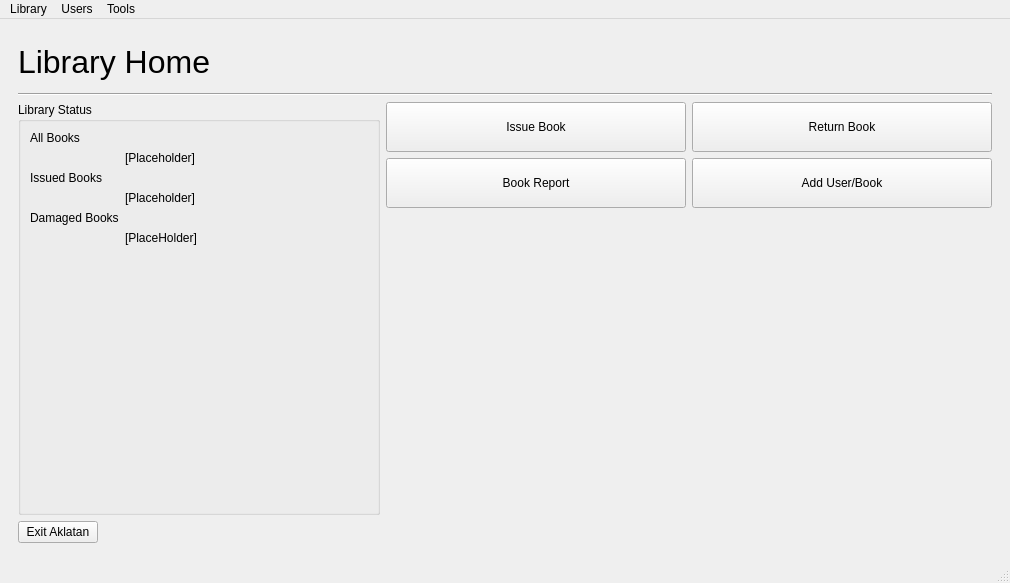
<?xml version="1.0" encoding="UTF-8"?>
<ui version="4.0">
 <class>MainLibraryWindow</class>
 <widget class="QMainWindow" name="MainLibraryWindow">
  <property name="geometry">
   <rect>
    <x>0</x>
    <y>0</y>
    <width>1010</width>
    <height>583</height>
   </rect>
  </property>
  <property name="windowTitle">
   <string>MainWindow</string>
  </property>
  <widget class="QWidget" name="centralwidget">
   <layout class="QGridLayout" name="gridLayout">
    <item row="0" column="0">
     <widget class="QStackedWidget" name="stackedWidget">
      <property name="currentIndex">
       <number>0</number>
      </property>
      <widget class="QWidget" name="page">
       <layout class="QVBoxLayout" name="verticalLayout_2">
        <item>
         <widget class="QLabel" name="label">
          <property name="sizePolicy">
           <sizepolicy hsizetype="Minimum" vsizetype="Minimum">
            <horstretch>0</horstretch>
            <verstretch>0</verstretch>
           </sizepolicy>
          </property>
          <property name="minimumSize">
           <size>
            <width>100</width>
            <height>50</height>
           </size>
          </property>
          <property name="baseSize">
           <size>
            <width>0</width>
            <height>40</height>
           </size>
          </property>
          <property name="font">
           <font>
            <pointsize>24</pointsize>
           </font>
          </property>
          <property name="text">
           <string>Library Home</string>
          </property>
          <property name="alignment">
           <set>Qt::AlignLeading|Qt::AlignLeft|Qt::AlignVCenter</set>
          </property>
         </widget>
        </item>
        <item>
         <widget class="Line" name="line">
          <property name="sizePolicy">
           <sizepolicy hsizetype="MinimumExpanding" vsizetype="Fixed">
            <horstretch>0</horstretch>
            <verstretch>0</verstretch>
           </sizepolicy>
          </property>
          <property name="orientation">
           <enum>Qt::Horizontal</enum>
          </property>
         </widget>
        </item>
        <item>
         <layout class="QGridLayout" name="gridLayout_6">
          <item row="0" column="0" rowspan="3">
           <layout class="QGridLayout" name="gridLayout_11">
            <item row="0" column="0">
             <widget class="QGroupBox" name="groupBox">
              <property name="title">
               <string>Library Status</string>
              </property>
              <layout class="QFormLayout" name="formLayout">
               <item row="0" column="0">
                <widget class="QLabel" name="label_24">
                 <property name="text">
                  <string>All Books</string>
                 </property>
                </widget>
               </item>
               <item row="1" column="1">
                <widget class="QLabel" name="labelAll">
                 <property name="text">
                  <string>[Placeholder]</string>
                 </property>
                </widget>
               </item>
               <item row="2" column="0">
                <widget class="QLabel" name="label_26">
                 <property name="text">
                  <string>Issued Books</string>
                 </property>
                </widget>
               </item>
               <item row="4" column="0">
                <widget class="QLabel" name="label_28">
                 <property name="text">
                  <string>Damaged Books</string>
                 </property>
                </widget>
               </item>
               <item row="3" column="1">
                <widget class="QLabel" name="labelIssued">
                 <property name="text">
                  <string>[Placeholder]</string>
                 </property>
                </widget>
               </item>
               <item row="5" column="1">
                <widget class="QLabel" name="labelDamaged">
                 <property name="text">
                  <string>[PlaceHolder]</string>
                 </property>
                </widget>
               </item>
              </layout>
             </widget>
            </item>
           </layout>
          </item>
          <item row="0" column="1">
           <widget class="QPushButton" name="homeIssueButton">
            <property name="sizePolicy">
             <sizepolicy hsizetype="MinimumExpanding" vsizetype="MinimumExpanding">
              <horstretch>0</horstretch>
              <verstretch>0</verstretch>
             </sizepolicy>
            </property>
            <property name="minimumSize">
             <size>
              <width>250</width>
              <height>50</height>
             </size>
            </property>
            <property name="maximumSize">
             <size>
              <width>300</width>
              <height>50</height>
             </size>
            </property>
            <property name="baseSize">
             <size>
              <width>0</width>
              <height>0</height>
             </size>
            </property>
            <property name="focusPolicy">
             <enum>Qt::ClickFocus</enum>
            </property>
            <property name="styleSheet">
             <string notr="true">QPushButton{
	padding: 10px;
}</string>
            </property>
            <property name="text">
             <string>Issue Book</string>
            </property>
           </widget>
          </item>
          <item row="0" column="2">
           <widget class="QPushButton" name="homeReturnButton">
            <property name="sizePolicy">
             <sizepolicy hsizetype="MinimumExpanding" vsizetype="MinimumExpanding">
              <horstretch>0</horstretch>
              <verstretch>0</verstretch>
             </sizepolicy>
            </property>
            <property name="minimumSize">
             <size>
              <width>250</width>
              <height>50</height>
             </size>
            </property>
            <property name="maximumSize">
             <size>
              <width>300</width>
              <height>50</height>
             </size>
            </property>
            <property name="focusPolicy">
             <enum>Qt::ClickFocus</enum>
            </property>
            <property name="styleSheet">
             <string notr="true">QPushButton{
	padding: 10px;
}</string>
            </property>
            <property name="text">
             <string>Return Book</string>
            </property>
           </widget>
          </item>
          <item row="1" column="2">
           <widget class="QPushButton" name="homeAdd">
            <property name="sizePolicy">
             <sizepolicy hsizetype="MinimumExpanding" vsizetype="MinimumExpanding">
              <horstretch>0</horstretch>
              <verstretch>0</verstretch>
             </sizepolicy>
            </property>
            <property name="minimumSize">
             <size>
              <width>250</width>
              <height>50</height>
             </size>
            </property>
            <property name="maximumSize">
             <size>
              <width>300</width>
              <height>50</height>
             </size>
            </property>
            <property name="focusPolicy">
             <enum>Qt::ClickFocus</enum>
            </property>
            <property name="text">
             <string>Add User/Book</string>
            </property>
           </widget>
          </item>
          <item row="1" column="1">
           <widget class="QPushButton" name="homeReportButton">
            <property name="sizePolicy">
             <sizepolicy hsizetype="MinimumExpanding" vsizetype="MinimumExpanding">
              <horstretch>0</horstretch>
              <verstretch>0</verstretch>
             </sizepolicy>
            </property>
            <property name="minimumSize">
             <size>
              <width>250</width>
              <height>50</height>
             </size>
            </property>
            <property name="maximumSize">
             <size>
              <width>300</width>
              <height>50</height>
             </size>
            </property>
            <property name="focusPolicy">
             <enum>Qt::ClickFocus</enum>
            </property>
            <property name="styleSheet">
             <string notr="true">QPushButton{
	padding: 10px;
}</string>
            </property>
            <property name="text">
             <string>Book Report</string>
            </property>
           </widget>
          </item>
         </layout>
        </item>
        <item>
         <layout class="QGridLayout" name="gridLayout_5">
          <item row="0" column="1">
           <spacer name="horizontalSpacer_2">
            <property name="orientation">
             <enum>Qt::Horizontal</enum>
            </property>
            <property name="sizeHint" stdset="0">
             <size>
              <width>40</width>
              <height>20</height>
             </size>
            </property>
           </spacer>
          </item>
          <item row="0" column="0">
           <widget class="QPushButton" name="pushButton">
            <property name="focusPolicy">
             <enum>Qt::ClickFocus</enum>
            </property>
            <property name="text">
             <string>Exit Aklatan</string>
            </property>
           </widget>
          </item>
         </layout>
        </item>
       </layout>
      </widget>
      <widget class="QWidget" name="page_2">
       <layout class="QGridLayout" name="gridLayout_8">
        <item row="3" column="0">
         <layout class="QGridLayout" name="gridLayout_4">
          <item row="0" column="0">
           <widget class="QPushButton" name="issueHomeButton">
            <property name="text">
             <string>Home</string>
            </property>
           </widget>
          </item>
          <item row="0" column="3">
           <widget class="QPushButton" name="issueButton">
            <property name="text">
             <string>Issue</string>
            </property>
           </widget>
          </item>
          <item row="0" column="2">
           <widget class="QPushButton" name="refreshButton">
            <property name="text">
             <string>Clear</string>
            </property>
           </widget>
          </item>
          <item row="0" column="1">
           <spacer name="horizontalSpacer_3">
            <property name="orientation">
             <enum>Qt::Horizontal</enum>
            </property>
            <property name="sizeHint" stdset="0">
             <size>
              <width>40</width>
              <height>20</height>
             </size>
            </property>
           </spacer>
          </item>
         </layout>
        </item>
        <item row="0" column="0">
         <widget class="QLabel" name="label_2">
          <property name="sizePolicy">
           <sizepolicy hsizetype="Minimum" vsizetype="Minimum">
            <horstretch>0</horstretch>
            <verstretch>0</verstretch>
           </sizepolicy>
          </property>
          <property name="minimumSize">
           <size>
            <width>100</width>
            <height>50</height>
           </size>
          </property>
          <property name="baseSize">
           <size>
            <width>0</width>
            <height>40</height>
           </size>
          </property>
          <property name="font">
           <font>
            <pointsize>24</pointsize>
           </font>
          </property>
          <property name="text">
           <string>Issue Book</string>
          </property>
          <property name="alignment">
           <set>Qt::AlignLeading|Qt::AlignLeft|Qt::AlignVCenter</set>
          </property>
         </widget>
        </item>
        <item row="1" column="0">
         <widget class="Line" name="line_2">
          <property name="sizePolicy">
           <sizepolicy hsizetype="MinimumExpanding" vsizetype="Fixed">
            <horstretch>0</horstretch>
            <verstretch>0</verstretch>
           </sizepolicy>
          </property>
          <property name="orientation">
           <enum>Qt::Horizontal</enum>
          </property>
         </widget>
        </item>
        <item row="2" column="0">
         <layout class="QGridLayout" name="gridLayout_3">
          <item row="5" column="2">
           <widget class="QLineEdit" name="lineEdition">
            <property name="enabled">
             <bool>false</bool>
            </property>
           </widget>
          </item>
          <item row="6" column="2">
           <widget class="QLineEdit" name="linePubYear">
            <property name="enabled">
             <bool>false</bool>
            </property>
           </widget>
          </item>
          <item row="5" column="3">
           <widget class="QLabel" name="label_5">
            <property name="text">
             <string>Date Due: </string>
            </property>
           </widget>
          </item>
          <item row="2" column="3">
           <widget class="QLabel" name="labelUserType">
            <property name="text">
             <string>Borrower Type:</string>
            </property>
           </widget>
          </item>
          <item row="0" column="2">
           <widget class="QLineEdit" name="lineBookID"/>
          </item>
          <item row="2" column="2">
           <widget class="QLineEdit" name="lineCategory">
            <property name="enabled">
             <bool>false</bool>
            </property>
           </widget>
          </item>
          <item row="7" column="0">
           <widget class="QLabel" name="label_8">
            <property name="text">
             <string/>
            </property>
           </widget>
          </item>
          <item row="2" column="0">
           <widget class="QLabel" name="labelCategory">
            <property name="text">
             <string>Category:</string>
            </property>
           </widget>
          </item>
          <item row="4" column="2">
           <widget class="QLineEdit" name="linePublisher">
            <property name="enabled">
             <bool>false</bool>
            </property>
           </widget>
          </item>
          <item row="1" column="2">
           <widget class="QLineEdit" name="lineBookName">
            <property name="enabled">
             <bool>false</bool>
            </property>
           </widget>
          </item>
          <item row="2" column="4">
           <widget class="QLineEdit" name="lineUserType">
            <property name="enabled">
             <bool>false</bool>
            </property>
           </widget>
          </item>
          <item row="3" column="2">
           <widget class="QLineEdit" name="lineAuthor">
            <property name="enabled">
             <bool>false</bool>
            </property>
           </widget>
          </item>
          <item row="5" column="4">
           <widget class="QDateEdit" name="dateDue">
            <property name="sizePolicy">
             <sizepolicy hsizetype="Fixed" vsizetype="Fixed">
              <horstretch>0</horstretch>
              <verstretch>0</verstretch>
             </sizepolicy>
            </property>
            <property name="minimumSize">
             <size>
              <width>120</width>
              <height>0</height>
             </size>
            </property>
            <property name="locale">
             <locale language="English" country="UnitedStates"/>
            </property>
            <property name="displayFormat">
             <string>MM/dd/yyyy</string>
            </property>
           </widget>
          </item>
          <item row="3" column="0">
           <widget class="QLabel" name="labelBookAuthor">
            <property name="text">
             <string>Author:</string>
            </property>
           </widget>
          </item>
          <item row="8" column="0">
           <spacer name="verticalSpacer_3">
            <property name="orientation">
             <enum>Qt::Vertical</enum>
            </property>
            <property name="sizeHint" stdset="0">
             <size>
              <width>20</width>
              <height>40</height>
             </size>
            </property>
           </spacer>
          </item>
          <item row="5" column="0">
           <widget class="QLabel" name="labelEdition">
            <property name="text">
             <string>Edition:</string>
            </property>
           </widget>
          </item>
          <item row="4" column="0">
           <widget class="QLabel" name="labelPublisher">
            <property name="text">
             <string>Publisher:</string>
            </property>
           </widget>
          </item>
          <item row="6" column="0">
           <widget class="QLabel" name="labelPubYear">
            <property name="text">
             <string>Publishing Year:</string>
            </property>
           </widget>
          </item>
          <item row="1" column="0">
           <widget class="QLabel" name="labelBookName">
            <property name="text">
             <string>Book Name:</string>
            </property>
           </widget>
          </item>
          <item row="0" column="4">
           <widget class="QLineEdit" name="lineUserID"/>
          </item>
          <item row="0" column="0">
           <widget class="QLabel" name="labelBookID">
            <property name="text">
             <string>Book ID</string>
            </property>
           </widget>
          </item>
          <item row="0" column="3">
           <widget class="QLabel" name="labelUserID">
            <property name="text">
             <string>Borrower ID:</string>
            </property>
           </widget>
          </item>
          <item row="1" column="4">
           <widget class="QLineEdit" name="lineUserName">
            <property name="enabled">
             <bool>false</bool>
            </property>
           </widget>
          </item>
          <item row="4" column="4">
           <widget class="QDateEdit" name="dateIssued">
            <property name="sizePolicy">
             <sizepolicy hsizetype="Fixed" vsizetype="Fixed">
              <horstretch>0</horstretch>
              <verstretch>0</verstretch>
             </sizepolicy>
            </property>
            <property name="minimumSize">
             <size>
              <width>120</width>
              <height>0</height>
             </size>
            </property>
            <property name="locale">
             <locale language="English" country="UnitedStates"/>
            </property>
            <property name="displayFormat">
             <string>MM/dd/yyyy</string>
            </property>
           </widget>
          </item>
          <item row="1" column="3">
           <widget class="QLabel" name="labelUserName">
            <property name="text">
             <string>Borrower Name:</string>
            </property>
           </widget>
          </item>
          <item row="4" column="3">
           <widget class="QLabel" name="label_4">
            <property name="text">
             <string>Date Issued:</string>
            </property>
           </widget>
          </item>
          <item row="7" column="2" rowspan="2" colspan="3">
           <widget class="QTableView" name="tableIssue"/>
          </item>
         </layout>
        </item>
       </layout>
      </widget>
      <widget class="QWidget" name="page_3">
       <layout class="QGridLayout" name="gridLayout_9">
        <item row="0" column="0">
         <widget class="QLabel" name="label_3">
          <property name="sizePolicy">
           <sizepolicy hsizetype="Minimum" vsizetype="Minimum">
            <horstretch>0</horstretch>
            <verstretch>0</verstretch>
           </sizepolicy>
          </property>
          <property name="minimumSize">
           <size>
            <width>100</width>
            <height>50</height>
           </size>
          </property>
          <property name="baseSize">
           <size>
            <width>0</width>
            <height>40</height>
           </size>
          </property>
          <property name="font">
           <font>
            <pointsize>24</pointsize>
           </font>
          </property>
          <property name="text">
           <string>Return Book</string>
          </property>
          <property name="alignment">
           <set>Qt::AlignLeading|Qt::AlignLeft|Qt::AlignVCenter</set>
          </property>
         </widget>
        </item>
        <item row="1" column="0">
         <widget class="Line" name="line_3">
          <property name="sizePolicy">
           <sizepolicy hsizetype="MinimumExpanding" vsizetype="Fixed">
            <horstretch>0</horstretch>
            <verstretch>0</verstretch>
           </sizepolicy>
          </property>
          <property name="orientation">
           <enum>Qt::Horizontal</enum>
          </property>
         </widget>
        </item>
        <item row="2" column="0">
         <layout class="QGridLayout" name="gridLayout_2">
          <item row="5" column="2">
           <widget class="QLabel" name="labelDamagePenalty">
            <property name="text">
             <string>Damage Penalty</string>
            </property>
           </widget>
          </item>
          <item row="0" column="2">
           <widget class="QLabel" name="labelUserID2">
            <property name="text">
             <string>Borrower ID</string>
            </property>
           </widget>
          </item>
          <item row="9" column="1" colspan="3">
           <widget class="QTableView" name="tableReturn"/>
          </item>
          <item row="9" column="0">
           <spacer name="verticalSpacer_4">
            <property name="orientation">
             <enum>Qt::Vertical</enum>
            </property>
            <property name="sizeHint" stdset="0">
             <size>
              <width>20</width>
              <height>40</height>
             </size>
            </property>
           </spacer>
          </item>
          <item row="0" column="0">
           <widget class="QLabel" name="labelBookID2">
            <property name="text">
             <string>Book ID:</string>
            </property>
           </widget>
          </item>
          <item row="2" column="0">
           <widget class="QLabel" name="label_Category2">
            <property name="text">
             <string>Category:</string>
            </property>
           </widget>
          </item>
          <item row="5" column="0">
           <widget class="QLabel" name="labelEdition2">
            <property name="text">
             <string>Edition:</string>
            </property>
           </widget>
          </item>
          <item row="4" column="3">
           <widget class="QLineEdit" name="lineLatePenalty">
            <property name="enabled">
             <bool>false</bool>
            </property>
            <property name="focusPolicy">
             <enum>Qt::NoFocus</enum>
            </property>
           </widget>
          </item>
          <item row="2" column="2">
           <widget class="QLabel" name="label_UserType2">
            <property name="text">
             <string>Borrower Type</string>
            </property>
           </widget>
          </item>
          <item row="6" column="1">
           <widget class="QLineEdit" name="linePubYear2">
            <property name="enabled">
             <bool>false</bool>
            </property>
            <property name="focusPolicy">
             <enum>Qt::NoFocus</enum>
            </property>
           </widget>
          </item>
          <item row="5" column="3">
           <widget class="QLineEdit" name="lineDamagePenalty">
            <property name="enabled">
             <bool>false</bool>
            </property>
            <property name="focusPolicy">
             <enum>Qt::NoFocus</enum>
            </property>
           </widget>
          </item>
          <item row="4" column="0">
           <widget class="QLabel" name="labelPublisher2">
            <property name="text">
             <string>Publisher:</string>
            </property>
           </widget>
          </item>
          <item row="1" column="1">
           <widget class="QLineEdit" name="lineBookName2">
            <property name="enabled">
             <bool>false</bool>
            </property>
           </widget>
          </item>
          <item row="5" column="1">
           <widget class="QLineEdit" name="lineEdition2">
            <property name="enabled">
             <bool>false</bool>
            </property>
            <property name="focusPolicy">
             <enum>Qt::NoFocus</enum>
            </property>
           </widget>
          </item>
          <item row="2" column="1">
           <widget class="QLineEdit" name="lineCategory2">
            <property name="enabled">
             <bool>false</bool>
            </property>
            <property name="focusPolicy">
             <enum>Qt::NoFocus</enum>
            </property>
           </widget>
          </item>
          <item row="3" column="2">
           <widget class="QLabel" name="label_6">
            <property name="text">
             <string>Date Due: </string>
            </property>
           </widget>
          </item>
          <item row="6" column="0">
           <widget class="QLabel" name="labelPubYear2">
            <property name="text">
             <string>Publishing Year:</string>
            </property>
           </widget>
          </item>
          <item row="1" column="3">
           <widget class="QLineEdit" name="lineUserName2">
            <property name="enabled">
             <bool>false</bool>
            </property>
           </widget>
          </item>
          <item row="1" column="2">
           <widget class="QLabel" name="label_UserName2">
            <property name="text">
             <string>Borrower Name</string>
            </property>
           </widget>
          </item>
          <item row="0" column="3">
           <widget class="QLineEdit" name="lineUserID2"/>
          </item>
          <item row="0" column="1">
           <widget class="QLineEdit" name="lineBookID2"/>
          </item>
          <item row="3" column="0">
           <widget class="QLabel" name="labelAuthor2">
            <property name="text">
             <string>Author:</string>
            </property>
           </widget>
          </item>
          <item row="2" column="3">
           <widget class="QLineEdit" name="lineUserType2">
            <property name="enabled">
             <bool>false</bool>
            </property>
            <property name="focusPolicy">
             <enum>Qt::NoFocus</enum>
            </property>
           </widget>
          </item>
          <item row="3" column="3">
           <widget class="QDateEdit" name="dateReturn">
            <property name="sizePolicy">
             <sizepolicy hsizetype="Fixed" vsizetype="Fixed">
              <horstretch>0</horstretch>
              <verstretch>0</verstretch>
             </sizepolicy>
            </property>
            <property name="minimumSize">
             <size>
              <width>120</width>
              <height>0</height>
             </size>
            </property>
            <property name="displayFormat">
             <string>MM/dd/yyyy</string>
            </property>
           </widget>
          </item>
          <item row="4" column="1">
           <widget class="QLineEdit" name="linePublisher2">
            <property name="enabled">
             <bool>false</bool>
            </property>
            <property name="focusPolicy">
             <enum>Qt::NoFocus</enum>
            </property>
           </widget>
          </item>
          <item row="3" column="1">
           <widget class="QLineEdit" name="lineAuthor2">
            <property name="enabled">
             <bool>false</bool>
            </property>
            <property name="focusPolicy">
             <enum>Qt::NoFocus</enum>
            </property>
           </widget>
          </item>
          <item row="1" column="0">
           <widget class="QLabel" name="labelBookName2">
            <property name="text">
             <string>Book Name:</string>
            </property>
           </widget>
          </item>
          <item row="6" column="2">
           <widget class="QCheckBox" name="checkBox">
            <property name="text">
             <string>Book Damaged</string>
            </property>
           </widget>
          </item>
          <item row="4" column="2">
           <widget class="QLabel" name="labelLatePenalty">
            <property name="text">
             <string>Late Penalty</string>
            </property>
           </widget>
          </item>
         </layout>
        </item>
        <item row="3" column="0">
         <layout class="QGridLayout" name="gridLayout_7">
          <item row="0" column="1">
           <spacer name="horizontalSpacer_4">
            <property name="orientation">
             <enum>Qt::Horizontal</enum>
            </property>
            <property name="sizeHint" stdset="0">
             <size>
              <width>40</width>
              <height>20</height>
             </size>
            </property>
           </spacer>
          </item>
          <item row="0" column="3">
           <widget class="QPushButton" name="returnButton">
            <property name="text">
             <string>Return Book</string>
            </property>
           </widget>
          </item>
          <item row="0" column="2">
           <widget class="QPushButton" name="refreshButton_2">
            <property name="text">
             <string>Clear</string>
            </property>
           </widget>
          </item>
          <item row="0" column="0">
           <widget class="QPushButton" name="returnHomeButton">
            <property name="text">
             <string>Home</string>
            </property>
           </widget>
          </item>
         </layout>
        </item>
       </layout>
      </widget>
      <widget class="QWidget" name="page_4">
       <layout class="QGridLayout" name="gridLayout_12">
        <item row="0" column="0">
         <widget class="QLabel" name="label_7">
          <property name="font">
           <font>
            <pointsize>24</pointsize>
           </font>
          </property>
          <property name="text">
           <string>Book Report</string>
          </property>
         </widget>
        </item>
        <item row="1" column="0">
         <widget class="Line" name="line_4">
          <property name="orientation">
           <enum>Qt::Horizontal</enum>
          </property>
         </widget>
        </item>
        <item row="2" column="0">
         <widget class="QTabWidget" name="tabWidReport">
          <property name="currentIndex">
           <number>1</number>
          </property>
          <widget class="QWidget" name="tabAll">
           <attribute name="title">
            <string>All Books</string>
           </attribute>
           <layout class="QGridLayout" name="gridLayout_13">
            <item row="0" column="0">
             <widget class="QTableView" name="tableAll"/>
            </item>
           </layout>
          </widget>
          <widget class="QWidget" name="tabIssued">
           <attribute name="title">
            <string>Issued Books</string>
           </attribute>
           <layout class="QGridLayout" name="gridLayout_14">
            <item row="0" column="0">
             <widget class="QTableView" name="tableIssued"/>
            </item>
           </layout>
          </widget>
         </widget>
        </item>
        <item row="3" column="0">
         <layout class="QGridLayout" name="gridLayout_10">
          <item row="0" column="0">
           <widget class="QPushButton" name="reportHomeButton">
            <property name="text">
             <string>Home</string>
            </property>
           </widget>
          </item>
          <item row="0" column="1">
           <spacer name="horizontalSpacer_5">
            <property name="orientation">
             <enum>Qt::Horizontal</enum>
            </property>
            <property name="sizeHint" stdset="0">
             <size>
              <width>40</width>
              <height>20</height>
             </size>
            </property>
           </spacer>
          </item>
         </layout>
        </item>
       </layout>
      </widget>
      <widget class="QWidget" name="page_5">
       <layout class="QVBoxLayout" name="verticalLayout">
        <item>
         <widget class="QLabel" name="label_9">
          <property name="font">
           <font>
            <pointsize>24</pointsize>
           </font>
          </property>
          <property name="text">
           <string>Register</string>
          </property>
         </widget>
        </item>
        <item>
         <widget class="Line" name="line_5">
          <property name="orientation">
           <enum>Qt::Horizontal</enum>
          </property>
         </widget>
        </item>
        <item>
         <widget class="QTabWidget" name="tabWidAdd">
          <property name="currentIndex">
           <number>1</number>
          </property>
          <widget class="QWidget" name="tabAddBook">
           <attribute name="title">
            <string>Add Book</string>
           </attribute>
           <layout class="QFormLayout" name="formLayout_2">
            <item row="0" column="0">
             <widget class="QLabel" name="label_10">
              <property name="text">
               <string>Book ID</string>
              </property>
             </widget>
            </item>
            <item row="0" column="1">
             <widget class="QLineEdit" name="lineRegBookID"/>
            </item>
            <item row="1" column="0">
             <widget class="QLabel" name="label_11">
              <property name="text">
               <string>Book Name</string>
              </property>
             </widget>
            </item>
            <item row="1" column="1">
             <widget class="QLineEdit" name="lineRegBookName"/>
            </item>
            <item row="2" column="0">
             <widget class="QLabel" name="label_12">
              <property name="text">
               <string>Category</string>
              </property>
             </widget>
            </item>
            <item row="2" column="1">
             <widget class="QLineEdit" name="lineRegCategory"/>
            </item>
            <item row="3" column="0">
             <widget class="QLabel" name="label_13">
              <property name="text">
               <string>Author</string>
              </property>
             </widget>
            </item>
            <item row="3" column="1">
             <widget class="QLineEdit" name="lineRegAuthor"/>
            </item>
            <item row="4" column="0">
             <widget class="QLabel" name="label_14">
              <property name="text">
               <string>Publisher</string>
              </property>
             </widget>
            </item>
            <item row="4" column="1">
             <widget class="QLineEdit" name="lineRegPublisher"/>
            </item>
            <item row="5" column="0">
             <widget class="QLabel" name="label_15">
              <property name="text">
               <string>Edition</string>
              </property>
             </widget>
            </item>
            <item row="5" column="1">
             <widget class="QLineEdit" name="lineRegEdition"/>
            </item>
            <item row="7" column="0">
             <widget class="QLabel" name="label_16">
              <property name="text">
               <string>Publishing Year</string>
              </property>
             </widget>
            </item>
            <item row="7" column="1">
             <widget class="QLineEdit" name="lineRegPubYear"/>
            </item>
            <item row="8" column="0">
             <widget class="QLabel" name="label_17">
              <property name="text">
               <string>Quantity</string>
              </property>
             </widget>
            </item>
            <item row="9" column="0">
             <widget class="QLabel" name="label_18">
              <property name="text">
               <string>Status</string>
              </property>
             </widget>
            </item>
            <item row="9" column="1">
             <widget class="QLineEdit" name="lineRegStatus">
              <property name="enabled">
               <bool>false</bool>
              </property>
             </widget>
            </item>
            <item row="10" column="1">
             <spacer name="verticalSpacer">
              <property name="orientation">
               <enum>Qt::Vertical</enum>
              </property>
              <property name="sizeHint" stdset="0">
               <size>
                <width>20</width>
                <height>40</height>
               </size>
              </property>
             </spacer>
            </item>
            <item row="8" column="1">
             <widget class="QSpinBox" name="spinQuantity">
              <property name="sizePolicy">
               <sizepolicy hsizetype="Fixed" vsizetype="Fixed">
                <horstretch>0</horstretch>
                <verstretch>0</verstretch>
               </sizepolicy>
              </property>
              <property name="minimumSize">
               <size>
                <width>80</width>
                <height>0</height>
               </size>
              </property>
              <property name="value">
               <number>1</number>
              </property>
             </widget>
            </item>
           </layout>
          </widget>
          <widget class="QWidget" name="tabAddUser">
           <attribute name="title">
            <string>Add User</string>
           </attribute>
           <layout class="QFormLayout" name="formLayout_3">
            <item row="0" column="0">
             <widget class="QLabel" name="label_19">
              <property name="text">
               <string>User ID</string>
              </property>
             </widget>
            </item>
            <item row="0" column="1">
             <widget class="QLineEdit" name="lineRegUserID"/>
            </item>
            <item row="1" column="0">
             <widget class="QLabel" name="label_20">
              <property name="text">
               <string>Name</string>
              </property>
             </widget>
            </item>
            <item row="1" column="1">
             <widget class="QLineEdit" name="lineRegUserName"/>
            </item>
            <item row="2" column="0">
             <widget class="QLabel" name="label_21">
              <property name="text">
               <string>Address</string>
              </property>
             </widget>
            </item>
            <item row="2" column="1">
             <widget class="QLineEdit" name="lineRegAddress"/>
            </item>
            <item row="3" column="0">
             <widget class="QLabel" name="label_22">
              <property name="text">
               <string>Contact Number</string>
              </property>
             </widget>
            </item>
            <item row="3" column="1">
             <widget class="QLineEdit" name="lineRegContact">
              <property name="inputMethodHints">
               <set>Qt::ImhNone</set>
              </property>
             </widget>
            </item>
            <item row="4" column="0">
             <widget class="QLabel" name="label_23">
              <property name="text">
               <string>User Type</string>
              </property>
             </widget>
            </item>
            <item row="4" column="1">
             <widget class="QComboBox" name="comboUserType">
              <property name="sizePolicy">
               <sizepolicy hsizetype="Fixed" vsizetype="Fixed">
                <horstretch>0</horstretch>
                <verstretch>0</verstretch>
               </sizepolicy>
              </property>
              <property name="currentIndex">
               <number>0</number>
              </property>
              <item>
               <property name="text">
                <string>Student</string>
               </property>
              </item>
              <item>
               <property name="text">
                <string>Faculty</string>
               </property>
              </item>
             </widget>
            </item>
           </layout>
          </widget>
         </widget>
        </item>
        <item>
         <layout class="QGridLayout" name="gridLayout_15">
          <item row="0" column="3">
           <widget class="QPushButton" name="regRegButton">
            <property name="text">
             <string>Add</string>
            </property>
           </widget>
          </item>
          <item row="0" column="0">
           <widget class="QPushButton" name="regHomeButton">
            <property name="text">
             <string>Home</string>
            </property>
           </widget>
          </item>
          <item row="0" column="1">
           <spacer name="horizontalSpacer_6">
            <property name="orientation">
             <enum>Qt::Horizontal</enum>
            </property>
            <property name="sizeHint" stdset="0">
             <size>
              <width>40</width>
              <height>20</height>
             </size>
            </property>
           </spacer>
          </item>
          <item row="0" column="2">
           <widget class="QPushButton" name="regClear">
            <property name="text">
             <string>Clear</string>
            </property>
           </widget>
          </item>
         </layout>
        </item>
       </layout>
      </widget>
     </widget>
    </item>
   </layout>
  </widget>
  <widget class="QMenuBar" name="menubar">
   <property name="geometry">
    <rect>
     <x>0</x>
     <y>0</y>
     <width>1010</width>
     <height>22</height>
    </rect>
   </property>
   <widget class="QMenu" name="menuFile">
    <property name="title">
     <string>Library</string>
    </property>
    <addaction name="actionLibrary_Home"/>
    <addaction name="actionIssue_Book"/>
    <addaction name="actionReturn_Book"/>
    <addaction name="separator"/>
    <addaction name="actionExit"/>
   </widget>
   <widget class="QMenu" name="menuAttendance">
    <property name="title">
     <string>Users</string>
    </property>
    <addaction name="actionLog_Book"/>
    <addaction name="separator"/>
    <addaction name="actionOpen_User_Window"/>
   </widget>
   <widget class="QMenu" name="menuTools">
    <property name="title">
     <string>Tools</string>
    </property>
    <widget class="QMenu" name="menuBook_Report">
     <property name="title">
      <string>Book Report...</string>
     </property>
     <addaction name="actionAll_Books"/>
     <addaction name="actionIssued_Books"/>
    </widget>
    <addaction name="actionAdd_Book"/>
    <addaction name="actionAdd_User"/>
    <addaction name="separator"/>
    <addaction name="menuBook_Report"/>
    <addaction name="actionPreferences"/>
    <addaction name="actionSearch"/>
   </widget>
   <addaction name="menuFile"/>
   <addaction name="menuAttendance"/>
   <addaction name="menuTools"/>
  </widget>
  <widget class="QStatusBar" name="statusbar"/>
  <action name="actionIssue_Book">
   <property name="text">
    <string>Issue Book...</string>
   </property>
  </action>
  <action name="actionReturn_Book">
   <property name="text">
    <string>Return Book..</string>
   </property>
  </action>
  <action name="actionLog_Book">
   <property name="text">
    <string>Log Book</string>
   </property>
  </action>
  <action name="actionAdd_Book">
   <property name="text">
    <string>Add Book..</string>
   </property>
  </action>
  <action name="actionAdd_User">
   <property name="text">
    <string>Add User..</string>
   </property>
  </action>
  <action name="actionPreferences">
   <property name="text">
    <string>Preferences...</string>
   </property>
  </action>
  <action name="actionLibrary_Home">
   <property name="text">
    <string>Library Home</string>
   </property>
  </action>
  <action name="actionExit">
   <property name="text">
    <string> Exit Aklatan</string>
   </property>
  </action>
  <action name="actionAll_Books">
   <property name="text">
    <string>All Books</string>
   </property>
  </action>
  <action name="actionIssued_Books">
   <property name="text">
    <string>Issued Books</string>
   </property>
  </action>
  <action name="actionSearch">
   <property name="text">
    <string>Search...</string>
   </property>
  </action>
  <action name="actionOpen_User_Window">
   <property name="text">
    <string>Open User Window...</string>
   </property>
  </action>
 </widget>
 <resources/>
 <connections/>
</ui>
